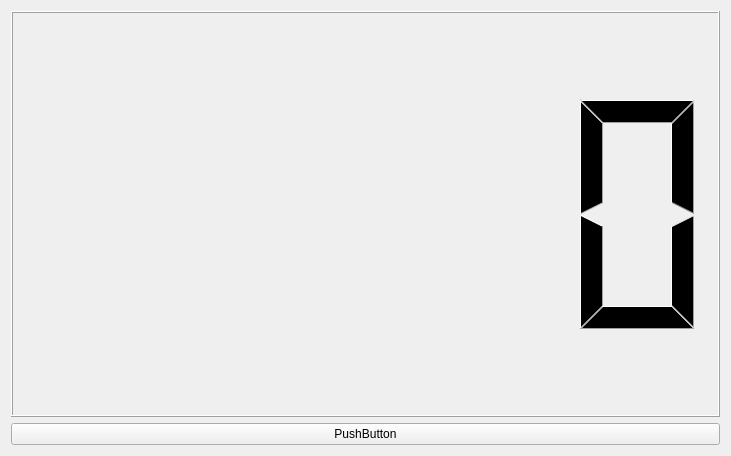
<?xml version="1.0" encoding="UTF-8"?>
<ui version="4.0">
 <class>Widget</class>
 <widget class="QWidget" name="Widget">
  <property name="geometry">
   <rect>
    <x>0</x>
    <y>0</y>
    <width>731</width>
    <height>456</height>
   </rect>
  </property>
  <property name="windowTitle">
   <string>Widget</string>
  </property>
  <layout class="QHBoxLayout" name="horizontalLayout">
   <item>
    <layout class="QVBoxLayout" name="verticalLayout">
     <item>
      <widget class="QLCDNumber" name="lcdNumber"/>
     </item>
     <item>
      <widget class="QPushButton" name="pushButton">
       <property name="text">
        <string>PushButton</string>
       </property>
      </widget>
     </item>
    </layout>
   </item>
  </layout>
 </widget>
 <layoutdefault spacing="6" margin="11"/>
 <resources/>
 <connections/>
</ui>
